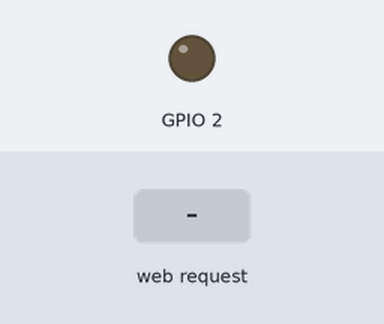
A program run on a simulated ESP32. On the bench: output pins drawn as LEDs (lit = HIGH). Inputs (shaded band) come from the test bench. WiFi joins after 1.5 s; servers stay silent unless stated; what the program prints to the serial monitor is not drawn.

Above: at 3.2 s.
3.3 s: HTTP request GET /led?state=1 received
At 3.8 s:
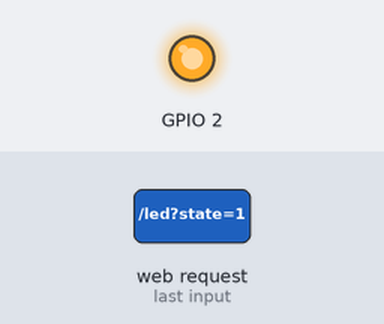
4.8 s: HTTP request GET /led?state=0 received
At 6.0 s:
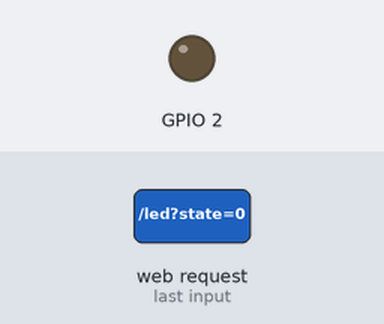
6.3 s: HTTP request GET /led?state=120 received
At 7.3 s:
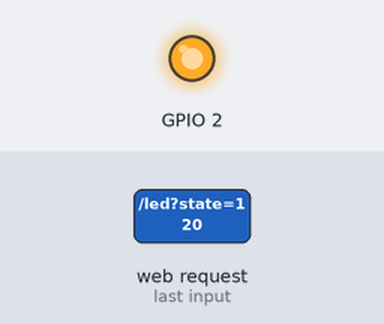
Timing chart, 0 to 9.3 s (numbered marks = the images above; inputs shaded):
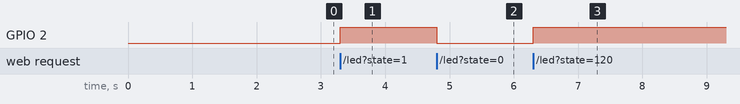

Measured:
- after the input at 3.3 s, GPIO 2: LOW → HIGH at once
- after the input at 4.8 s, GPIO 2: HIGH → LOW at once
- after the input at 6.3 s, GPIO 2: LOW → HIGH at once

The program:

main.cpp
```cpp
#include <Arduino.h>
#include <WiFi.h>
#include <WebServer.h>

const char* ssid = "Natech";
const char* password = "natech888";

WebServer server(80);

// HTML trang chủ
const char* html_content = R"rawliteral(
<!DOCTYPE HTML>
<html>
<head>
  <title>ESP32 Web Server</title>
  <meta name="viewport" content="width=device-width, initial-scale=1">
  <style>
    body { font-family: Arial; text-align: center; margin: 50px; }
    button { padding: 10px 20px; margin: 10px; font-size: 16px; }
    .on { background: #4CAF50; color: white; }
    .off { background: #f44336; color: white; }
  </style>
</head>
<body>
  <h1> ESP32 Web Server</h1>
  <p>Welcome to ESP32 Control Panel by trandinhtri</p>

  <h2> LED Control (GPIO 2)</h2>
  <button class="on" onclick="fetch('/led?state=1')"> LED ON</button>
  <button class="off" onclick="fetch('/led?state=0')"> LED OFF</button>

  <h2> Sensor Data</h2>
  <p>Analog Value: <span id="analogValue">0</span></p>
  <button onclick="updateAnalog()"> Update Analog</button>

  <script>
    function updateAnalog() {
      fetch('/analog')
        .then(response => response.text())
        .then(data => {
          document.getElementById('analogValue').textContent = data;
        });
    }

    // Tự động update mỗi 5 giây
    setInterval(updateAnalog, 5000);
  </script>
</body>
</html>
)rawliteral";

void handleRoot() {
  server.send(200, "text/html", html_content);
}

void handleAnalog() {
  int analogValue = analogRead(34);
  server.send(200, "text/plain", String(analogValue));
}

void handleLED() {
  if (server.hasArg("state")) {
    String state = server.arg("state");
    digitalWrite(2, state.toInt());
    server.send(200, "text/plain", "LED: " + state);
  } else {
    server.send(400, "text/plain", "Missing state parameter");
  }
}

void setup() {
  Serial.begin(9600);

  // Kết nối WiFi
  WiFi.begin(ssid, password);
  Serial.print("Connecting to WiFi");
  while (WiFi.status() != WL_CONNECTED) {
    delay(1000);
    Serial.print(".");
  }
  Serial.println();

  Serial.print("✅ WiFi connected! IP: ");
  Serial.println(WiFi.localIP());

  // Định nghĩa routes
  server.on("/", handleRoot);
  server.on("/analog", handleAnalog);
  server.on("/led", handleLED);

  // Khởi tạo LED
  pinMode(2, OUTPUT);
  digitalWrite(2, LOW);

  // Bắt đầu server
  server.begin();
  Serial.println("✅ HTTP server started!");
  Serial.println("📱 Open: http://" + WiFi.localIP().toString());
}

void loop() {
  server.handleClient();
}
```
